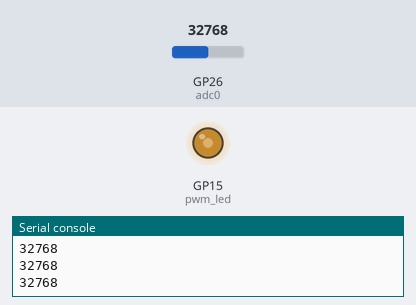
Recording of a program running on a simulated Raspberry Pi Pico running MicroPython. Shown: output pins drawn as LEDs (lit = HIGH), the last lines printed to the serial console. The test bench sets the inputs (shaded band); at power-on: GP26 (adc0) = 32768 (analog values on the 0–65535 scale).

Above: at 1.2 s.
1.3 s: GP26 (adc0) set to 45874
At 2.5 s:
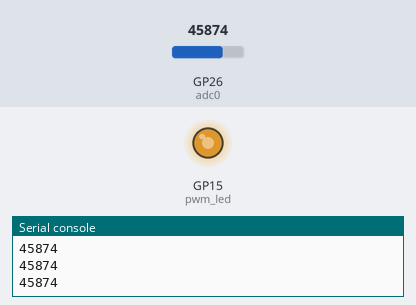
2.8 s: GP26 (adc0) set to 57670
At 4.0 s:
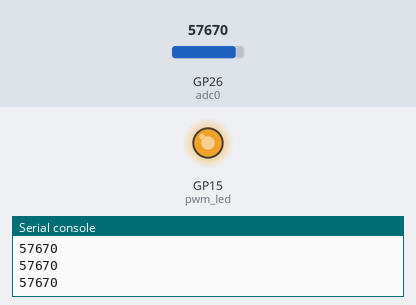
4.3 s: GP26 (adc0) set to 7864
At 5.2 s:
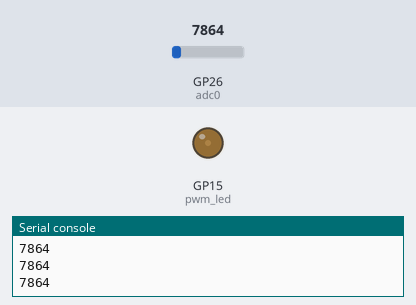
5.8 s: GP26 (adc0) set to 0
At 6.5 s:
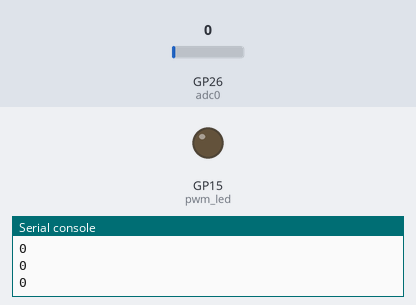
Timing chart, 0 to 8.3 s (numbered marks = the images above; inputs shaded):
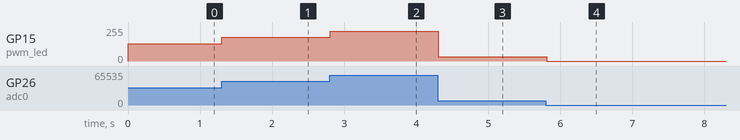

Measured:
- after the input at 1.3 s, GP15 (pwm_led): 128/255 → 178/255 at once
- after the input at 2.8 s, GP15 (pwm_led): 178/255 → 224/255 at once
- after the input at 4.3 s, GP15 (pwm_led): 224/255 → 31/255 at once
- after the input at 5.8 s, GP15 (pwm_led): 31/255 → 0/255 at once

The program:

pico_pwm.py
```python
# (licence header left out)
from machine import Pin, PWM, ADC
from time import sleep

pwm_led = PWM(Pin(15))
pwm_led.freq(1000)
adc0 = ADC(Pin(26))

while True:
    value = adc0.read_u16()
    pwm_led.duty_u16(value)
    print(value)
    sleep(0.1)
```
